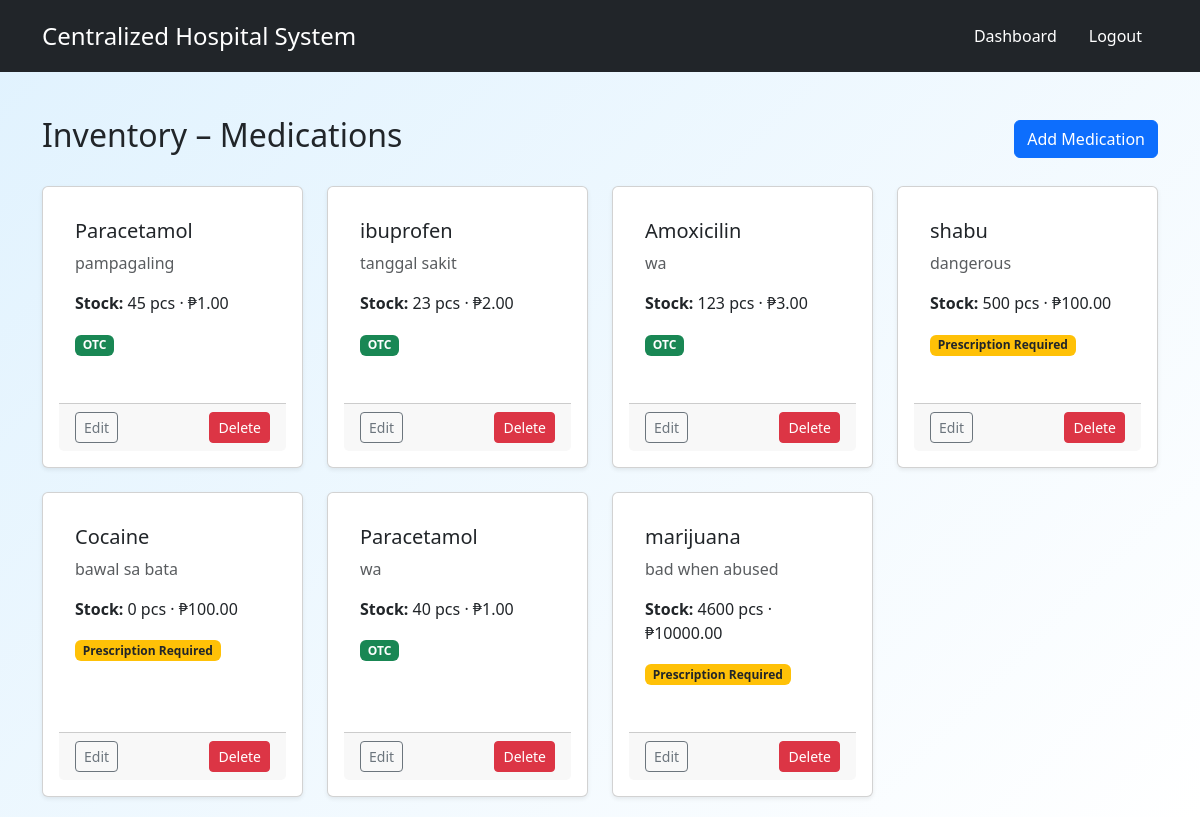
/inventory/medications/ (signed in), run on the app's committed database.
### inventory/models.py (models this page shows, shortened)
class Medication(models.Model):
    name = models.CharField(max_length=100)
    description = models.TextField(blank=True, null=True)
    quantity = models.PositiveIntegerField(default=0)  # Stock in inventory
    unit = models.CharField(max_length=50, default="pcs")  # e.g., tablets, bottles
    price = models.DecimalField(max_digits=10, decimal_places=2)
    prescription_required = models.BooleanField(default=False)  # ✅ New field
    hospital = models.ForeignKey(Hospital, on_delete=models.SET_NULL, null=True, blank=True, related_name="medication")
    created_at = models.DateTimeField(auto_now_add=True)
    updated_at = models.DateTimeField(auto_now=True)

### accounts/decorators.py (the view)
        def wrapper(request, *args, **kwargs):
            if not request.user.is_authenticated:
                return HttpResponseForbidden("You must be logged in.")
            if request.user.role not in roles:
                return HttpResponseForbidden("You do not have permission to access this page.")
            return view_func(request, *args, **kwargs)

### inventory/views.py (called while the page is built)
def get_user_hospital(request):
    if request.user.role == 'Staff':
        return request.user.hospital
    elif request.user.role == 'Admin':
        hospital_id = request.GET.get('hospital_id')
        if hospital_id:
            return get_object_or_404(Hospital, id=hospital_id)
    return None

@role_required('Admin', 'Staff')
def medication_list(request):
    hospital = get_user_hospital(request)
    if hospital:
        meds = Medication.objects.filter(hospital=hospital)
    else:
        meds = Medication.objects.all()
    return render(request, 'inventory/medication_list.html', {
        'medications': meds,
        'hospital': hospital
    })

### inventory/templates/inventory/medication_list.html (shortened to what this page needs)
{% extends "base.html" %}
{% block content %}
<div class="d-flex justify-content-between align-items-center mb-4">
    <h2>
        Inventory – Medications
    </h2>
    <div>
        {% if user.role == "Admin" or user.role == "Staff" %}
            {% if hospital %}
                <a class="btn btn-primary" href="{% url 'inventory:medication_create' %}?hospital_id={{ hospital.id }}">Add Medication</a>
            {% else %}
                <a class="btn btn-primary" href="{% url 'inventory:medication_create' %}">Add Medication</a>
            {% endif %}
        {% endif %}
    </div>
</div>
<div class="row row-cols-1 row-cols-sm-2 row-cols-md-3 row-cols-lg-4 g-4">
    {% for med in medications %}
        <div class="col">
            <div class="card h-100 shadow-sm">
                <div class="card-body">
                    <h5 class="card-title">{{ med.name }}</h5>
                    <p class="card-text text-muted">{{ med.description }}</p>
                    <p><strong>Stock:</strong> {{ med.quantity }} {{ med.unit }} · ₱{{ med.price }}</p>
                    <p>
                        {% if med.prescription_required %}
                            <span class="badge bg-warning text-dark">Prescription Required</span>
                        {% else %}
                            <span class="badge bg-success">OTC</span>
                        {% endif %}
                    </p>
                </div>
                {% if user.role == "Admin" or user.role == "Staff" %}
                    <div class="card-footer d-flex justify-content-between">
                        {% if hospital %}
                            <a class="btn btn-sm btn-outline-secondary" href="{% url 'inventory:medication_update' med.id %}?hospital_id={{ hospital.id }}">Edit</a>
                            <a class="btn btn-sm btn-danger" href="{% url 'inventory:medication_delete' med.id %}?hospital_id={{ hospital.id }}">Delete</a>
                        {% else %}
                            <a class="btn btn-sm btn-outline-secondary" href="{% url 'inventory:medication_update' med.id %}">Edit</a>
                            <a class="btn btn-sm btn-danger" href="{% url 'inventory:medication_delete' med.id %}">Delete</a>
                        {% endif %}
                    </div>
                {% endif %}
            </div>
        </div>
    {% empty %}
        <div class="col-12">
            <p>
                No medications found{% if hospital %} for {{ hospital.name }}{% endif %}.
            </p>
        </div>
    {% endfor %}
</div>
{% endblock %}

### static_my_project/css/styles.css (style rules this page uses)
body { font-family: Arial, sans-serif; background-color: #e6f0fa; margin: 0; padding: 0; color: #111827; }
h1, h2, h3, h4 { margin: 0 0 15px; font-weight: 600; }
.text-muted { color: #4b5563; }
.btn { display: inline-block; padding: 8px 14px; font-size: 14px; border-radius: 6px; text-decoration: none; transition: 0.2s; cursor: pointer; border: none; }
.btn-sm { padding: 5px 10px; font-size: 13px; }
.btn-primary { background: #2563eb; color: #fff; }
.btn-danger { background: #ef4444; color: #fff; }
.badge { padding: 4px 8px; border-radius: 999px; font-size: 12px; font-weight: 500; display: inline-block; }
.card, .form-card, .link-card, .hospital-card { background: #ffffff; border: 1px solid #dbeafe; border-radius: 8px; box-shadow: 0 2px 8px rgba(0,0,0,0.05); }
.card, .form-card { padding: 16px; margin-bottom: 15px; }
body::before { content: ""; position: fixed; top: 0; left: 0; width: 100%; height: 100%; background: linear-gradient(135deg, #e0f2fe 0%, #ffffff 100%); z-index: -1; }

### data on the page
Medication: name "Paracetamol", description "pampagaling", quantity "45", unit "pcs", price "1.00", prescription_required "OTC"
Medication: name "ibuprofen", description "tanggal sakit", quantity "23", unit "pcs", price "2.00", prescription_required "OTC"
Medication: name "Amoxicilin", description "wa", quantity "123", unit "pcs", price "3.00", prescription_required "OTC"
Medication: name "shabu", description "dangerous", quantity "500", unit "pcs", price "100.00", prescription_required "Prescription Required"
Medication: name "Cocaine", description "bawal sa bata", quantity "0", unit "pcs", price "100.00", prescription_required "Prescription Required"
Medication: name "Paracetamol", description "wa", quantity "40", unit "pcs", price "1.00", prescription_required "OTC"
Medication: name "marijuana", description "bad when abused", quantity "4600", unit "pcs", price "10000.00", prescription_required "Prescription Required"
